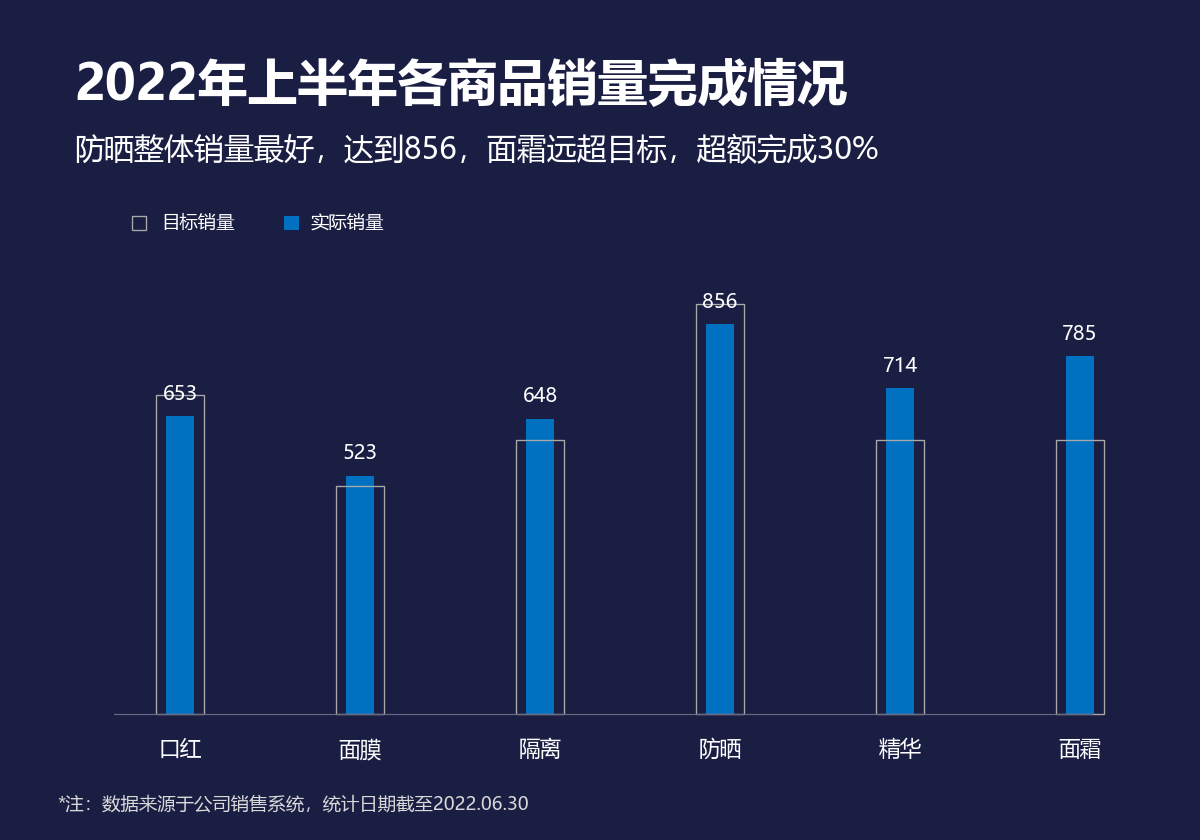

Write the Python code that produced this figure.
# -*- coding: utf-8 -*-
from pathlib import Path
import openpyxl
# 向上查找原始教材目录；只读，不修改 Excel。图形和标签共用同一组单元格值。
HERE = Path(__file__).resolve().parent
SOURCE = next((p for base in HERE.parents for p in base.glob('《*/第二章 图表(后15).xlsx')), None)
if SOURCE is None:
    raise FileNotFoundError('请把本文件夹放在教材 Excel 所在项目目录下。缺少 第二章 图表(后15).xlsx')
wb = openpyxl.load_workbook(SOURCE, data_only=True, read_only=True)
ws = wb['24 目标柱形图']
def col(letter, start, end):
    values = [ws[f'{letter}{r}'].value for r in range(start, end+1)]
    if any(v is None for v in values):
        raise ValueError(f'缺失数据：{ws.title}!{letter}{start}:{letter}{end}')
    return values

import numpy as np
import matplotlib
matplotlib.use('Agg')
import matplotlib.pyplot as plt
from matplotlib.patches import Rectangle, Circle, Wedge, Polygon, FancyBboxPatch
from matplotlib.colors import LinearSegmentedColormap
matplotlib.rcParams['font.sans-serif'] = ['Microsoft YaHei', 'SimHei']
matplotlib.rcParams['axes.unicode_minus'] = False
BG='#1A1E43'; BLUE='#0070C0'; RED='#E74E69'; YELLOW='#F5C353'; TEAL='#11A7AD'
def canvas(h=740):
    global fig,ax,H
    H=h
    fig=plt.figure(figsize=(10,h/100),dpi=120,facecolor=BG)
    ax=fig.add_axes([0,0,1,1],xlim=(0,1000),ylim=(h,0),facecolor=BG)
    ax.set_axis_off()
def text(x,y,s,size=13,color='white',ha='left',**kw):
    return ax.text(x,y,str(s),fontsize=size,color=color,ha=ha,va='center',**kw)
def rect(x,y,w,h,color,**kw):
    ax.add_patch(Rectangle((x,y),w,h,facecolor=color,edgecolor='none',**kw))
def header(title,subtitle='',note='*注：数据来源于公司销售系统，统计日期截至2022.06.30'):
    t=text(62,72,title,30,fontweight='bold')
    fig.canvas.draw()
    width=t.get_window_extent(fig.canvas.get_renderer()).width
    if width>fig.bbox.width*.9:t.set_fontsize(30*fig.bbox.width*.9/width)
    if subtitle:
        t=text(62,126,subtitle,18)
        fig.canvas.draw()
        width=t.get_window_extent(fig.canvas.get_renderer()).width
        if width>fig.bbox.width*.9:t.set_fontsize(18*fig.bbox.width*.9/width)
    if note: text(48,H-30,note,11,color='#D9D9D9')
def baseline(y=620,x0=95,x1=910):
    ax.plot([x0,x1],[y,y],color='#686A80',lw=.7)
def bar(x,v,scale,base=620,width=38,color=BLUE,label=True):
    rect(x-width/2,base-v*scale,width,v*scale,color)
    if label:text(x,base-v*scale-18,f'{v:g}',12,ha='center')
def finish():
    wb.close()
    fig.savefig(HERE/(Path(__file__).stem+'.png'),dpi=120,facecolor=BG)
    plt.close(fig)
if False:  # 此文件所有数值均来自上面的 ws/col，未嵌入 Excel 截图。
    pass

canvas(700)
items=col('B',3,8);actual=col('C',3,8);target=col('D',3,8)
header('2022年上半年各商品销量完成情况','防晒整体销量最好，达到856，面霜远超目标，超额完成30%')
xs=np.linspace(150,900,6);base=595;scale=.38
baseline(base)
for x,a,t in zip(xs,actual,target):
    bar(x,a,scale,base,24,label=True)
    ax.add_patch(Rectangle((x-20,base-t*scale),40,t*scale,fill=False,edgecolor='#AAAAAA',lw=.8))
ax.add_patch(Rectangle((110,180),12,12,fill=False,edgecolor='#AAAAAA',lw=.8));text(134,186,'目标销量',11)
rect(237,180,12,12,BLUE);text(259,186,'实际销量',11)
for x,m in zip(xs,items):text(x,base+30,m,13,ha='center')

finish()
